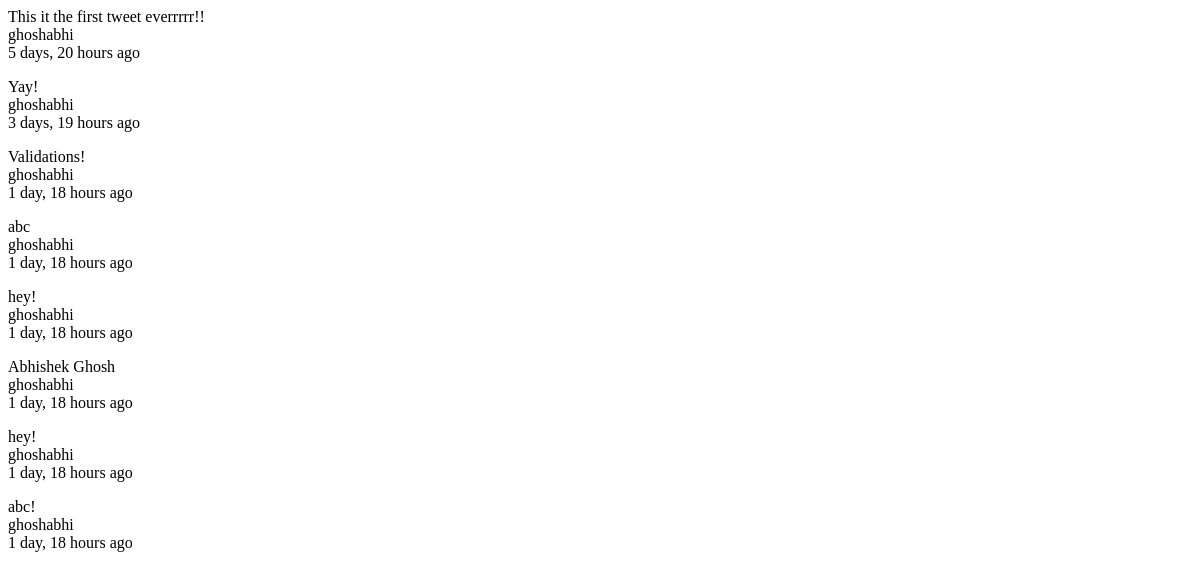
Page /tweet/ on the earlier database version.
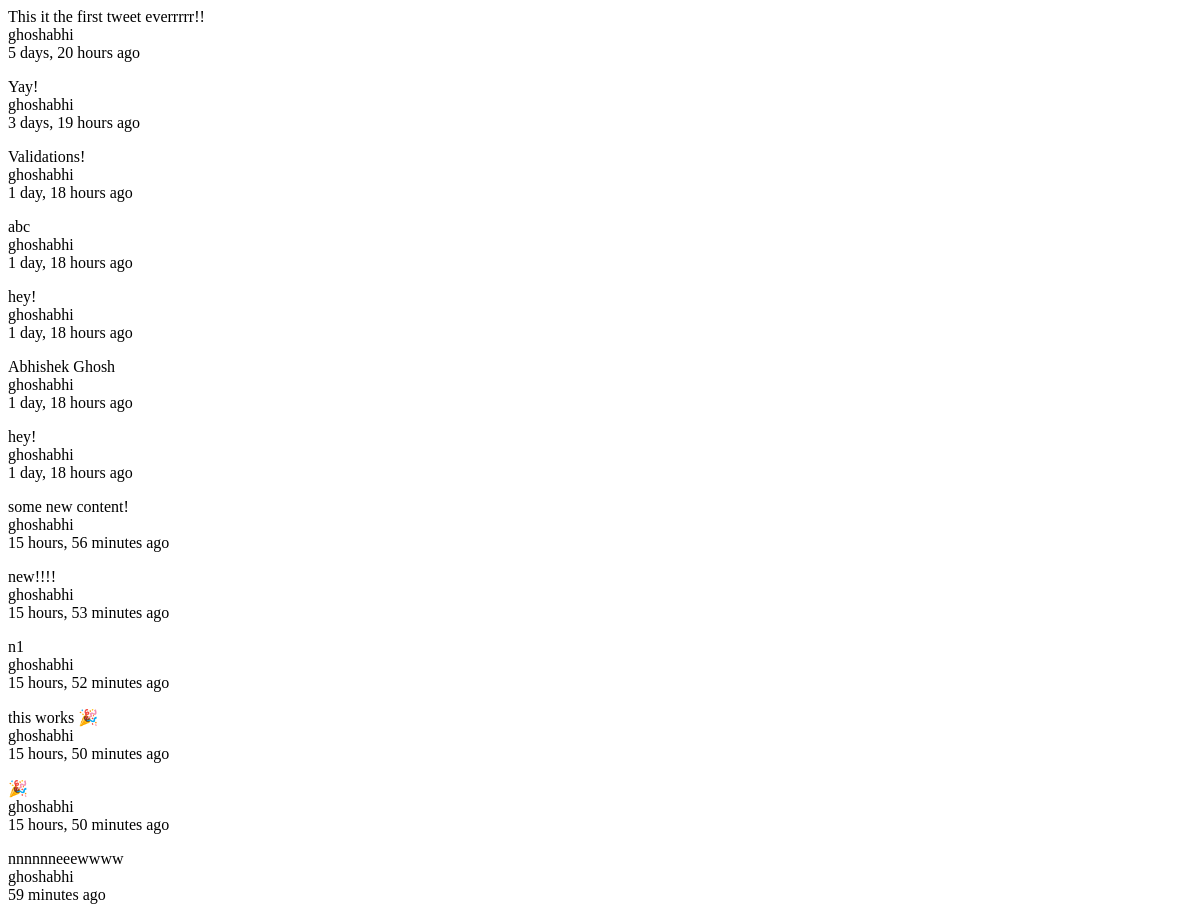
Same page on the later database version.
### tweets/models.py (models this page shows, shortened)
class Tweet(models.Model):
    user = models.ForeignKey(settings.AUTH_USER_MODEL)
    content = models.CharField(max_length=140, validators=[validate_content])
    updated = models.DateTimeField(auto_now=True)
    timestamp = models.DateTimeField(auto_now_add=True)

### tweets/views.py (the view)
class TweetListView(ListView):
    queryset = Tweet.objects.all()
    def get_context_data(self, *args, **kwargs):
        context = super(TweetListView, self).get_context_data(*args, **kwargs)
        return context

### tweets/templates/tweets/tweet_list.html
{% for obj in object_list %}
  <p>{{ obj.content }}<br>
  {{ obj.user }}<br>
  {{ obj.timestamp | timesince }} ago<br></p>
{% endfor %}

Differences in the rows shown:
removed Tweet: content "abc!", user "ghoshabhi", timestamp "1 day, 18 hours"
added Tweet: content "some new content!", user "ghoshabhi", timestamp "15 hours, 56 minutes"
added Tweet: content "new!!!!", user "ghoshabhi", timestamp "15 hours, 53 minutes"
added Tweet: content "n1", user "ghoshabhi", timestamp "15 hours, 52 minutes"
added Tweet: content "this works 🎉", user "ghoshabhi", timestamp "15 hours, 50 minutes"
added Tweet: content "🎉", user "ghoshabhi", timestamp "15 hours, 50 minutes"
added Tweet: content "nnnnnneeewwww", user "ghoshabhi", timestamp "59 minutes"
